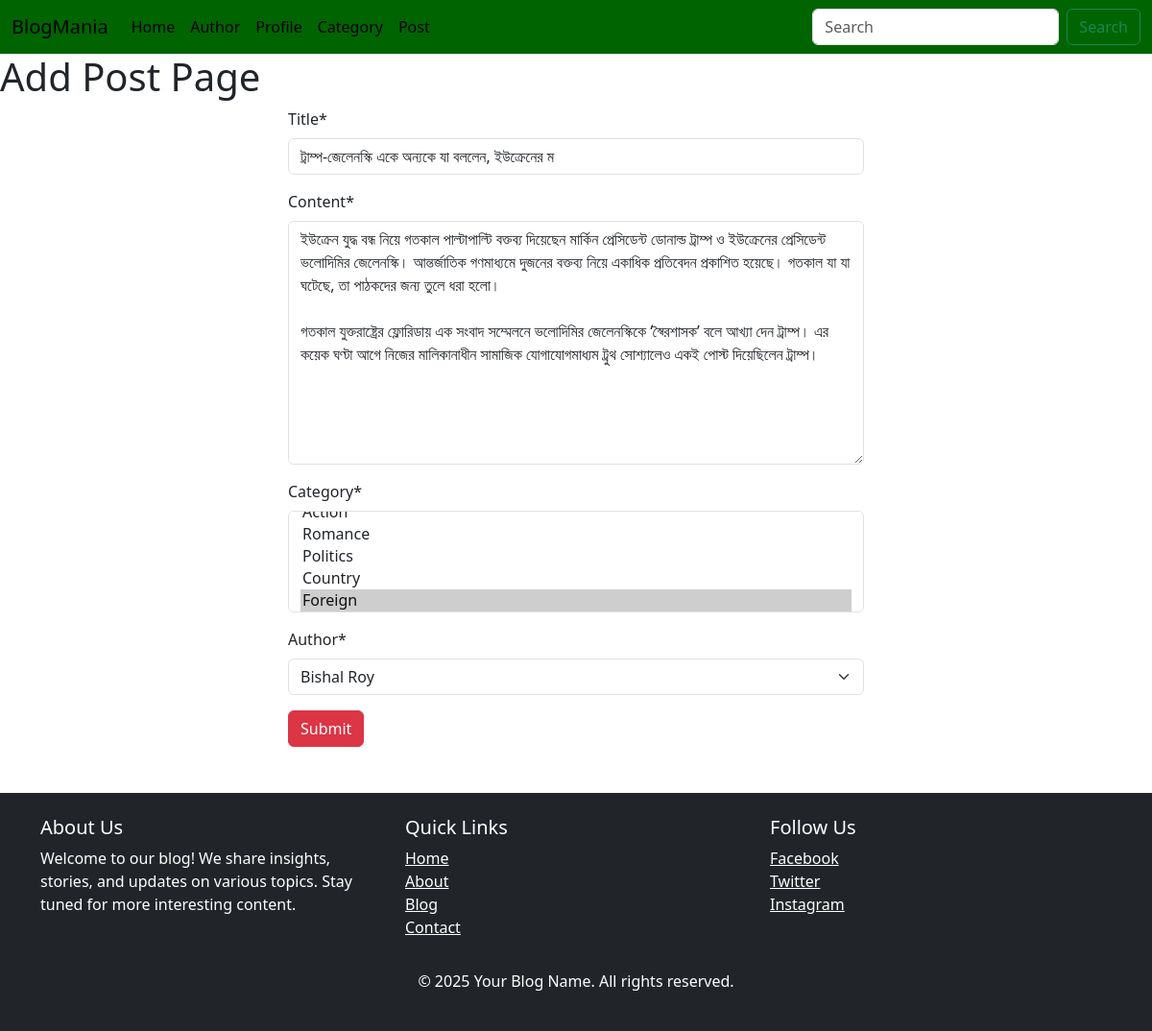
Screenshot of /post/edit/3 with the database file from the repository.
### posts/models.py (models this page shows, shortened)
class Post(models.Model):
    title = models.CharField(max_length=50)
    content = models.TextField()
    category = models.ManyToManyField(category)
    author = models.ForeignKey(Author , on_delete=models.CASCADE)

### posts/views.py (the view)
# urls.py: path('edit/<int:id>',views.edit_post , name = 'edit_post'),
def edit_post(request , id):
    post = models.Post.objects.get(pk = id)
    post_form = PostForm(instance=post)
    if request.method == 'POST':
        post_form = PostForm(request.POST , instance=post)
        if post_form.is_valid():
            post_form.save()
            return redirect("add_post")
    return render(request, 'add_post.html', {'form': post_form})

### posts/forms.py
class PostForm(forms.ModelForm):
    class Meta:
        model = Post
        fields = '__all__'

### author/models.py (called while the page is built)
    def __str__(self):
        return self.name

### categories/models.py (called while the page is built)
    def __str__(self):
        return self.name

### posts/templates/add_post.html (shortened to what this page needs)
{%extends 'base.html'%}
{% block content%}
    {%load crispy_forms_tags%}
    <h1>Add Post Page</h1>
    <form method="post" style="width : 50%; margin: auto">
        {{ form | crispy }}
        <button type="submit" class="btn btn-danger mb-5">Submit</button>
    </form>
{%endblock %}

### rows the page displays
Post: title "ট্রাম্প-জেলেনস্কি একে অন্যকে যা বললেন, ইউক্রেনের ম", content "ইউক্রেন যুদ্ধ বন্ধ নিয়ে গতকাল পাল্টাপাল্টি বক্তব্য দিয়েছেন মার্কিন প্রেসিডেন্ট ডোনাল্ড ট্রাম্প ও ইউক্রেনের প্রেসিডেন্ট ভলোদিমির জেলেনস্কি। আন্তর্জাতিক গণমাধ্যমে দুজনের বক্তব্য নিয়ে একাধিক প্রতিবেদন প্রকাশিত হয়েছে। গতকাল যা যা ঘটেছে, তা পাঠকদের জন্য তুলে ধরা হলো। গতকাল যুক্তরাষ্ট্রের ফ্লোরিডায় এক সংবাদ সম্মেলনে ভলোদিমির জেলেনস্কিকে ‘স্বৈরশাসক’ বলে আখ্যা দেন ট্রাম্প। এর কয়েক ঘণ্টা আগে নিজের মালিকানাধীন সামাজিক যোগাযোগমাধ্যম ট্রুথ সোশ্যালেও একই পোস্ট দিয়েছিলেন ট্রাম্প।", author "Bishal Roy"
